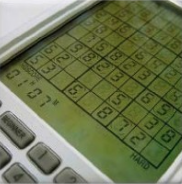
#> input picture images/computer.png, 182 x 184 px
$ jupyter execute 'Demo16.1-霍夫变换.ipynb'
#> lines starting #> are read from the running program, lines starting #| are printed output that depends on the picture
# 16.1 霍夫变换

[cell 1]
import cv2
import numpy as np

import matplotlib.pyplot as plt
img = cv2.imread("../images/computer.png")
#> img is the input picture: shape (184, 182, 3); mean B, G, R 81.8, 118.8, 110
gray = cv2.cvtColor(img, cv2.COLOR_BGR2GRAY)
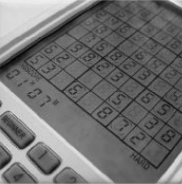
#> gray: shape (184, 182); min 4, max 239, mean 112
edges = cv2.Canny(gray, 50, 150, apertureSize=3)
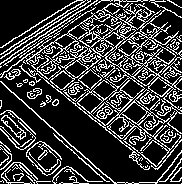
#> edges: shape (184, 182); 23.5% white in thin lines or dots
orgb = cv2.cvtColor(img, cv2.COLOR_BGR2RGB)
oshow = orgb.copy()
lines = cv2.HoughLines(edges, 1, np.pi/180, 140)
#> lines = [[31, 2.25], [60, 2.3]]
for line in lines:
    rho, theta = line[0]
    a = np.cos(theta)
    b = np.sin(theta)
#> this loop made 2 passes
#> (rho, theta, a, b) on passes 1 to 2: (31, 2.25, -0.629, 0.777), (60, 2.3, -0.669, 0.743)

x0 = a * rho
#> x0 = -40.15
y0 = b * rho
#> y0 = 44.59
x1 = int(x0 + 1000 * (-b))
#> x1 = -783
y1 = int(y0 + 1000 * (a))
#> y1 = -624
x2 = int(x0 - 1000 * (-b))
#> x2 = 702
y2 = int(y0 - 1000 * (a))
#> y2 = 713
cv2.line(orgb, (x1, y1), (x2, y2), (0, 0, 255), 2)
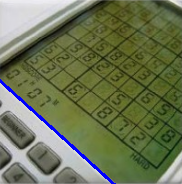
#> orgb: shape (184, 182, 3); mean R, G, B 107.6, 116.4, 83.2

plt.subplot(121)
plt.show(oshow)
plt.axis('off')
plt.subplot(122)
plt.show(orgb)
plt.axis('off')

[cell 2]
import cv2 as cv
import numpy as np
img = cv.imread("../images/circle.jpg",0)
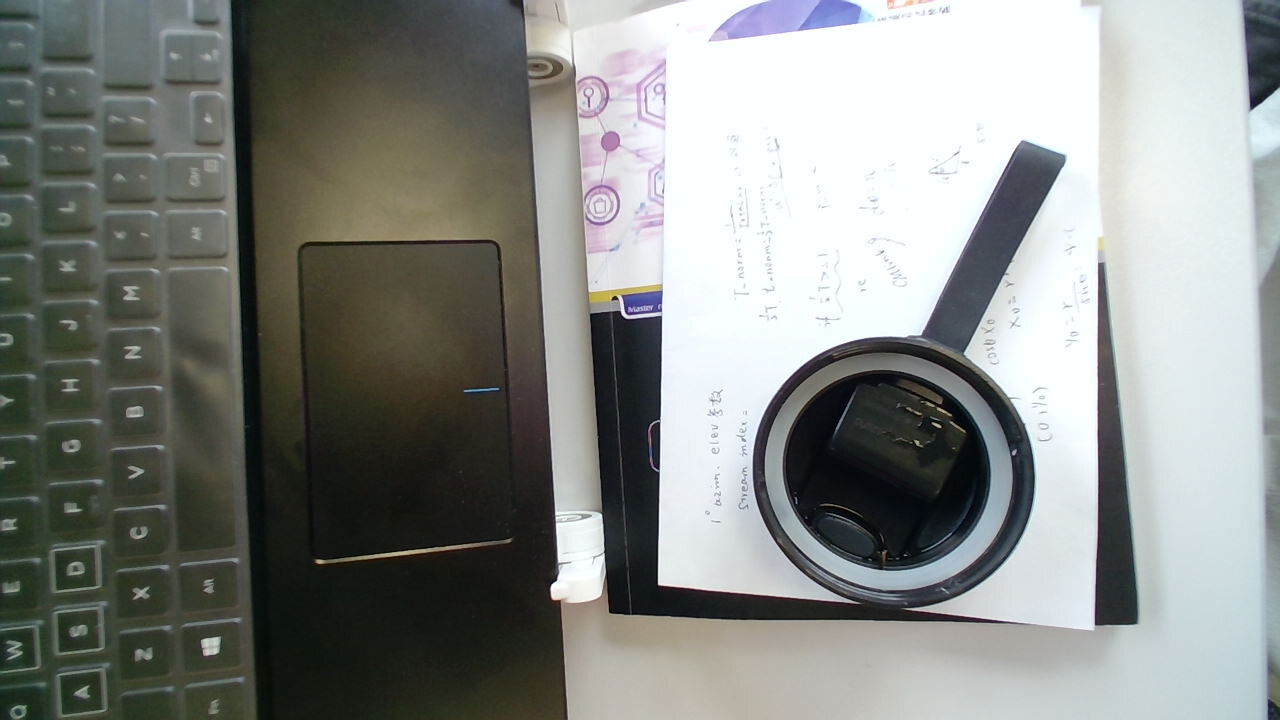
#> input picture images/circle.jpg, 1280 x 720 px
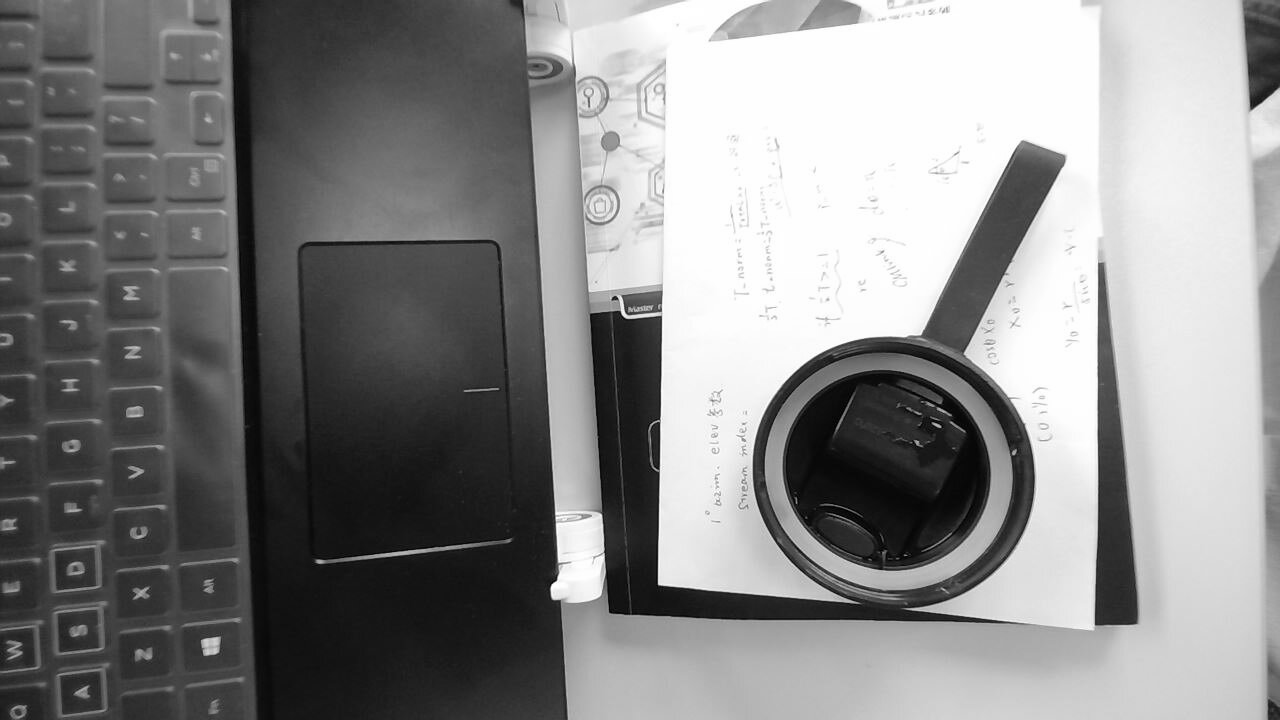
#> img: shape (720, 1280); min 0, max 255, mean 135.8

imgo = cv.imread("../images/circle.jpg",-1)
#> imgo is the input picture: shape (720, 1280, 3); mean B, G, R 133.7, 137.1, 134
o = cv.cvtColor(imgo, cv.COLOR_BGR2RGB)
oshow = o.copy()
img = cv.medianBlur(img,5)
circles = cv.HoughCircles(img,cv.HOUGH_GRADIENT,1,300,
param1 = 50, param2 = 30, minRadius=100, maxRadius=200)
#> circles = [[886.5, 478.5, 125.5], [128.5, 390.5, 181.8], [718.5, 157.5, 138.6]]

circles = np.uint16(np.around(circles))
#> circles = [[886, 478, 126], [128, 390, 182], [718, 158, 139]]
for i in circles[0,:]:
	cv.circle(o, (i[0],i[1]), i[2], (255,0,0),12)
	cv.circle(o, (i[0],i[1]), 2, (255,0,0),12)
#> this loop made 3 passes
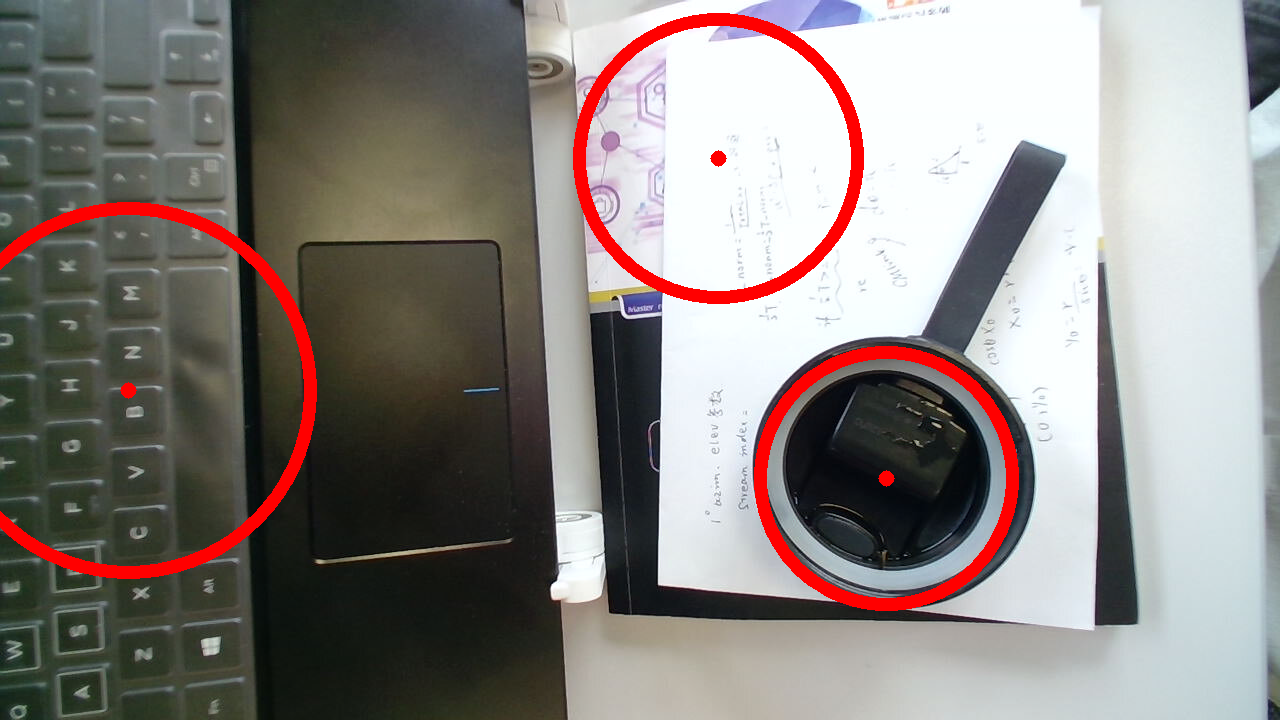
#> o: shape (720, 1280, 3); mean R, G, B 138.6, 132.5, 129
plt.subplot(121)
plt.imshow(oshow)
plt.axis('off')
plt.subplot(122)
plt.imshow(o)
plt.axis('off')
plt.show()
